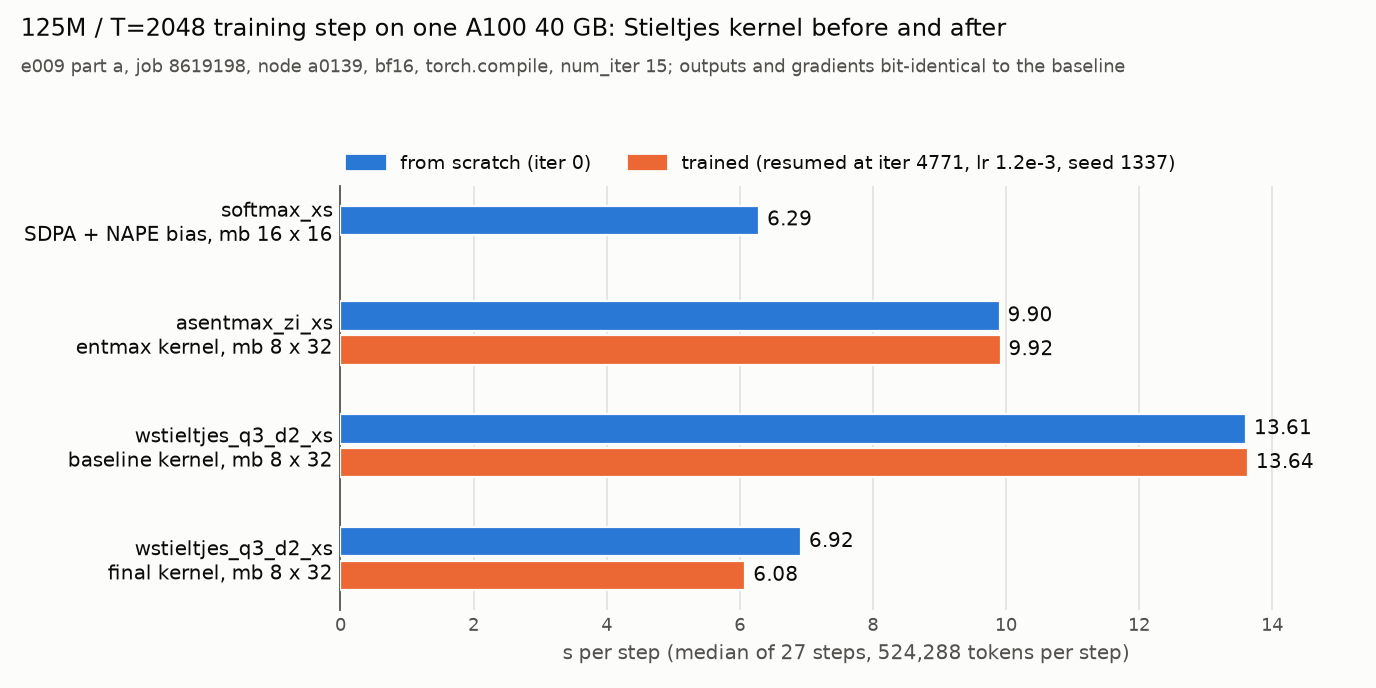

This figure's Python source:
"""figures/kernel_speed.png: s/step of the 125M step, e009 part a (job 8619198, one node, a0139).

    ~/.venvs/nanogpt/bin/python research/experiments/stieltjes-kernel-speed/figures/kernel_speed.py
"""
import json
import os

import matplotlib
matplotlib.use("Agg")
import matplotlib.pyplot as plt

HERE = os.path.dirname(os.path.abspath(__file__))
ROOT = os.path.abspath(os.path.join(HERE, "..", "..", "..", ".."))
S = json.load(open(os.path.join(ROOT, "results/lm1012/kernel_speed/e009/a/step_summary.json")))

# (label, from-scratch run, trained run)
ROWS = [
    ("softmax_xs\nSDPA + NAPE bias, mb 16 x 16", "softmax_mb16", None),
    ("asentmax_zi_xs\nentmax kernel, mb 8 x 32", "asentmax_scratch", "asentmax_trained"),
    ("wstieltjes_q3_d2_xs\nbaseline kernel, mb 8 x 32", "wst_q3d2_scratch_ref", "wst_q3d2_trained_ref"),
    ("wstieltjes_q3_d2_xs\nfinal kernel, mb 8 x 32", "wst_q3d2_scratch_cand", "wst_q3d2_trained_cand"),
]
SURFACE, INK, MUTED, GRID = "#fcfcfb", "#0b0b0b", "#52514e", "#e4e3df"
C_SCRATCH, C_TRAINED = "#2a78d6", "#eb6834"
H = 0.26

fig, ax = plt.subplots(figsize=(8.6, 4.3), dpi=160)
fig.patch.set_facecolor(SURFACE)
ax.set_facecolor(SURFACE)
for i, (label, scratch, trained) in enumerate(ROWS):
    y = len(ROWS) - 1 - i
    bars = [(scratch, C_SCRATCH)] + ([(trained, C_TRAINED)] if trained else [])
    offs = [H / 2 + 0.02, -H / 2 - 0.02] if trained else [0.0]
    for (key, col), off in zip(bars, offs):
        v = S[key]["s_per_step"]
        ax.barh(y + off, v, height=H, color=col, edgecolor=SURFACE, linewidth=1.0, zorder=3)
        ax.text(v + 0.12, y + off, f"{v:.2f}", va="center", ha="left", fontsize=9, color=INK)
ax.set_yticks(range(len(ROWS)))
ax.set_yticklabels([r[0] for r in reversed(ROWS)], fontsize=9, color=INK)
ax.set_xlim(0, 15.2)
ax.set_xlabel("s per step (median of 27 steps, 524,288 tokens per step)", fontsize=9, color=MUTED)
ax.xaxis.grid(True, color=GRID, linewidth=0.8, zorder=0)
ax.set_axisbelow(True)
ax.tick_params(axis="x", colors=MUTED, labelsize=8, length=0)
ax.tick_params(axis="y", length=0)
for s in ("top", "right", "bottom"):
    ax.spines[s].set_visible(False)
ax.spines["left"].set_color(MUTED)
ax.spines["left"].set_linewidth(0.8)
handles = [plt.Rectangle((0, 0), 1, 1, color=C_SCRATCH), plt.Rectangle((0, 0), 1, 1, color=C_TRAINED)]
ax.legend(handles, ["from scratch (iter 0)", "trained (resumed at iter 4771, lr 1.2e-3, seed 1337)"],
          loc="lower left", bbox_to_anchor=(-0.01, 0.99), ncol=2, frameon=False, fontsize=8.5, labelcolor=INK)
fig.suptitle("125M / T=2048 training step on one A100 40 GB: Stieltjes kernel before and after",
             x=0.015, ha="left", fontsize=11, color=INK, y=0.975)
fig.text(0.015, 0.895, "e009 part a, job 8619198, node a0139, bf16, torch.compile, num_iter 15; outputs and gradients "
         "bit-identical to the baseline", ha="left", fontsize=8, color=MUTED)
fig.tight_layout(rect=(0, 0, 1, 0.89))
out = os.path.join(HERE, "kernel_speed.png")
fig.savefig(out, facecolor=SURFACE)
print(out)
